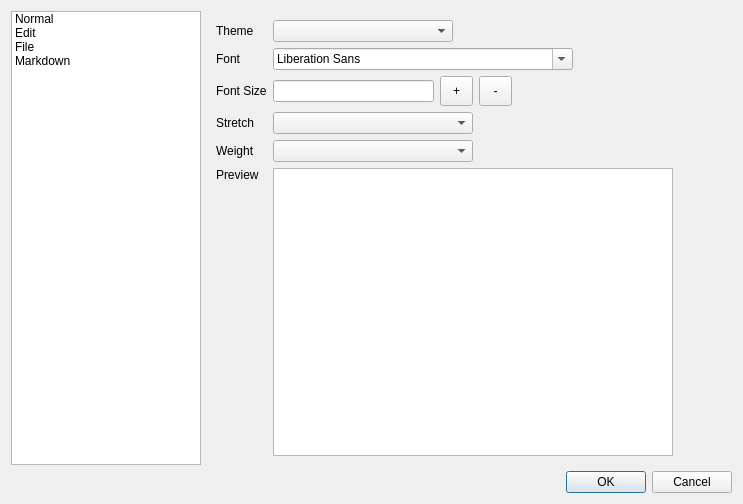
<?xml version="1.0" encoding="UTF-8"?>
<ui version="4.0">
 <class>SettingsDialog</class>
 <widget class="QDialog" name="SettingsDialog">
  <property name="geometry">
   <rect>
    <x>0</x>
    <y>0</y>
    <width>743</width>
    <height>504</height>
   </rect>
  </property>
  <property name="windowTitle">
   <string>Dialog</string>
  </property>
  <layout class="QGridLayout" name="gridLayout_4">
   <item row="1" column="1">
    <widget class="QDialogButtonBox" name="btn_dialog">
     <property name="orientation">
      <enum>Qt::Horizontal</enum>
     </property>
     <property name="standardButtons">
      <set>QDialogButtonBox::Cancel|QDialogButtonBox::Ok</set>
     </property>
    </widget>
   </item>
   <item row="0" column="0">
    <widget class="QListWidget" name="listWidget">
     <property name="maximumSize">
      <size>
       <width>190</width>
       <height>16777215</height>
      </size>
     </property>
     <item>
      <property name="text">
       <string>Normal</string>
      </property>
     </item>
     <item>
      <property name="text">
       <string>Edit</string>
      </property>
     </item>
     <item>
      <property name="text">
       <string>File</string>
      </property>
     </item>
     <item>
      <property name="text">
       <string>Markdown</string>
      </property>
     </item>
    </widget>
   </item>
   <item row="0" column="1">
    <widget class="QStackedWidget" name="stackedWidget">
     <widget class="QWidget" name="normal">
      <layout class="QGridLayout" name="gridLayout_2">
       <item row="0" column="0">
        <layout class="QGridLayout" name="gridLayout">
         <item row="1" column="0">
          <widget class="QLabel" name="lbl_font">
           <property name="text">
            <string>Font </string>
           </property>
          </widget>
         </item>
         <item row="2" column="1">
          <layout class="QHBoxLayout" name="horizontalLayout_3">
           <item>
            <widget class="QLineEdit" name="ledit_font_size"/>
           </item>
           <item>
            <widget class="QToolButton" name="btn_plus">
             <property name="minimumSize">
              <size>
               <width>33</width>
               <height>30</height>
              </size>
             </property>
             <property name="text">
              <string>+</string>
             </property>
            </widget>
           </item>
           <item>
            <widget class="QToolButton" name="btn_minus">
             <property name="minimumSize">
              <size>
               <width>33</width>
               <height>30</height>
              </size>
             </property>
             <property name="text">
              <string>-</string>
             </property>
            </widget>
           </item>
           <item>
            <spacer name="horizontalSpacer_2">
             <property name="orientation">
              <enum>Qt::Horizontal</enum>
             </property>
             <property name="sizeHint" stdset="0">
              <size>
               <width>40</width>
               <height>20</height>
              </size>
             </property>
            </spacer>
           </item>
          </layout>
         </item>
         <item row="3" column="1">
          <widget class="QComboBox" name="cmb_stretch">
           <property name="maximumSize">
            <size>
             <width>200</width>
             <height>16777215</height>
            </size>
           </property>
          </widget>
         </item>
         <item row="2" column="0">
          <widget class="QLabel" name="lbl_font_size">
           <property name="text">
            <string>Font Size</string>
           </property>
          </widget>
         </item>
         <item row="3" column="0">
          <widget class="QLabel" name="lbl_stretch">
           <property name="text">
            <string>Stretch</string>
           </property>
          </widget>
         </item>
         <item row="6" column="0">
          <spacer name="verticalSpacer_2">
           <property name="orientation">
            <enum>Qt::Vertical</enum>
           </property>
           <property name="sizeHint" stdset="0">
            <size>
             <width>20</width>
             <height>205</height>
            </size>
           </property>
          </spacer>
         </item>
         <item row="5" column="0">
          <widget class="QLabel" name="lbl_preview">
           <property name="text">
            <string>Preview</string>
           </property>
          </widget>
         </item>
         <item row="5" column="1" rowspan="2">
          <widget class="QTextEdit" name="txt_preview">
           <property name="minimumSize">
            <size>
             <width>400</width>
             <height>0</height>
            </size>
           </property>
           <property name="html">
            <string>&lt;!DOCTYPE HTML PUBLIC &quot;-//W3C//DTD HTML 4.0//EN&quot; &quot;http://www.w3.org/TR/REC-html40/strict.dtd&quot;&gt;
&lt;html&gt;&lt;head&gt;&lt;meta name=&quot;qrichtext&quot; content=&quot;1&quot; /&gt;&lt;style type=&quot;text/css&quot;&gt;
p, li { white-space: pre-wrap; }
&lt;/style&gt;&lt;/head&gt;&lt;body style=&quot; font-family:'Noto Sans'; font-size:10pt; font-weight:400; font-style:normal;&quot;&gt;
&lt;p style=&quot;-qt-paragraph-type:empty; margin-top:8px; margin-bottom:8px; margin-left:0px; margin-right:0px; -qt-block-indent:0; text-indent:0px; font-family:'Segoe UI'; font-size:9pt; background-color:#ffffff;&quot;&gt;&lt;br /&gt;&lt;/p&gt;&lt;/body&gt;&lt;/html&gt;</string>
           </property>
          </widget>
         </item>
         <item row="0" column="0">
          <widget class="QLabel" name="lbl_theme">
           <property name="text">
            <string>Theme</string>
           </property>
          </widget>
         </item>
         <item row="0" column="1">
          <widget class="QComboBox" name="cmb_theme">
           <property name="maximumSize">
            <size>
             <width>180</width>
             <height>16777215</height>
            </size>
           </property>
          </widget>
         </item>
         <item row="1" column="1">
          <widget class="QFontComboBox" name="cmb_font">
           <property name="maximumSize">
            <size>
             <width>300</width>
             <height>16777215</height>
            </size>
           </property>
          </widget>
         </item>
         <item row="4" column="0">
          <widget class="QLabel" name="lbl_weight">
           <property name="text">
            <string>Weight</string>
           </property>
          </widget>
         </item>
         <item row="4" column="1">
          <widget class="QComboBox" name="cmb_weight">
           <property name="maximumSize">
            <size>
             <width>200</width>
             <height>16777215</height>
            </size>
           </property>
          </widget>
         </item>
        </layout>
       </item>
       <item row="0" column="1">
        <spacer name="horizontalSpacer">
         <property name="orientation">
          <enum>Qt::Horizontal</enum>
         </property>
         <property name="sizeHint" stdset="0">
          <size>
           <width>40</width>
           <height>20</height>
          </size>
         </property>
        </spacer>
       </item>
      </layout>
     </widget>
     <widget class="QWidget" name="edit">
      <widget class="QWidget" name="">
       <property name="geometry">
        <rect>
         <x>10</x>
         <y>30</y>
         <width>157</width>
         <height>62</height>
        </rect>
       </property>
       <layout class="QGridLayout" name="gridLayout_5">
        <item row="0" column="0">
         <widget class="QLabel" name="lbl_lineWrap">
          <property name="text">
           <string>Line Wrap</string>
          </property>
         </widget>
        </item>
        <item row="0" column="1">
         <widget class="QComboBox" name="cmb_lineWrap"/>
        </item>
        <item row="1" column="0">
         <widget class="QLabel" name="lbl_tableHover">
          <property name="text">
           <string>Table Hover</string>
          </property>
         </widget>
        </item>
        <item row="1" column="1">
         <widget class="QComboBox" name="cmb_tableHover"/>
        </item>
       </layout>
      </widget>
     </widget>
     <widget class="QWidget" name="file">
      <layout class="QGridLayout" name="gridLayout_3">
       <item row="0" column="0">
        <widget class="QLabel" name="lbl_vaultRootPath">
         <property name="text">
          <string>Vault Root Path </string>
         </property>
         <property name="alignment">
          <set>Qt::AlignLeading|Qt::AlignLeft|Qt::AlignVCenter</set>
         </property>
        </widget>
       </item>
       <item row="0" column="1">
        <layout class="QHBoxLayout" name="horizontalLayout">
         <item>
          <widget class="QLineEdit" name="edit_vaultRootPath"/>
         </item>
         <item>
          <widget class="QPushButton" name="btn_vaultRootPath">
           <property name="text">
            <string>Browse</string>
           </property>
          </widget>
         </item>
        </layout>
       </item>
       <item row="1" column="0" colspan="2">
        <spacer name="verticalSpacer">
         <property name="orientation">
          <enum>Qt::Vertical</enum>
         </property>
         <property name="sizeHint" stdset="0">
          <size>
           <width>20</width>
           <height>40</height>
          </size>
         </property>
        </spacer>
       </item>
      </layout>
     </widget>
     <widget class="QWidget" name="markdown">
      <widget class="QWidget" name="layoutWidget_3">
       <property name="geometry">
        <rect>
         <x>10</x>
         <y>10</y>
         <width>161</width>
         <height>34</height>
        </rect>
       </property>
       <layout class="QGridLayout" name="gridLayout_6">
        <item row="0" column="0">
         <widget class="QLabel" name="lbl_markdown">
          <property name="text">
           <string>Markdown</string>
          </property>
         </widget>
        </item>
        <item row="0" column="1">
         <widget class="QComboBox" name="cmb_mkState"/>
        </item>
       </layout>
      </widget>
     </widget>
    </widget>
   </item>
  </layout>
 </widget>
 <resources/>
 <connections>
  <connection>
   <sender>listWidget</sender>
   <signal>currentRowChanged(int)</signal>
   <receiver>stackedWidget</receiver>
   <slot>setCurrentIndex(int)</slot>
   <hints>
    <hint type="sourcelabel">
     <x>34</x>
     <y>152</y>
    </hint>
    <hint type="destinationlabel">
     <x>124</x>
     <y>118</y>
    </hint>
   </hints>
  </connection>
 </connections>
</ui>
